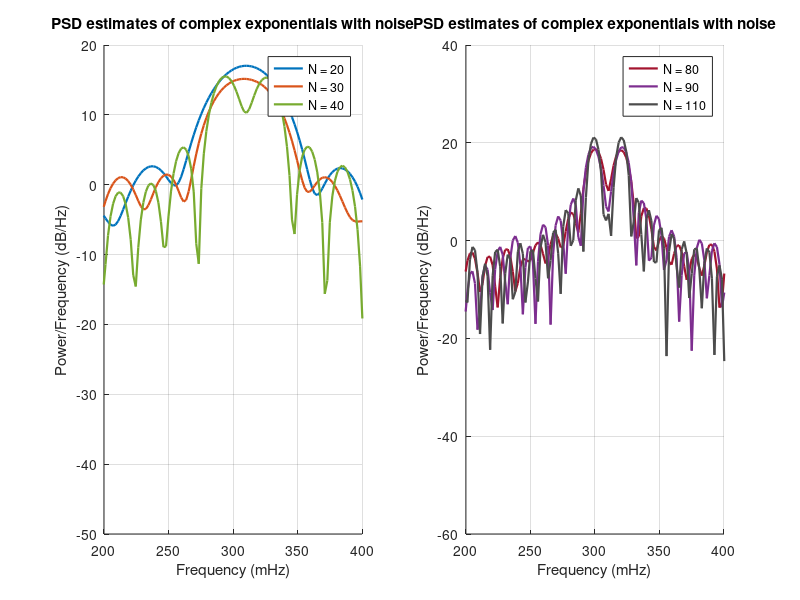

Write the MATLAB code that produced this figure.
close all
clear all
clc

%% Generation of complex-valued signal with complex noise
fs = 1;
N  = [20, 30, 40, 80, 90, 110];

% Colour palette (consistent & report-friendly)
c1 = [0.00 0.45 0.74];   % blue
c2 = [0.85 0.33 0.10];   % orange
c3 = [0.47 0.67 0.19];   % green
c4 = [0.64 0.08 0.18];   % red
c5 = [0.49 0.18 0.56];   % purple
c6 = [0.30 0.30 0.30];   % dark grey

lw = 1.6;

figure(1);

%% -------------------------------
% Left subplot: N = 20, 30, 40
%% -------------------------------
subplot(1,2,1)
hold on
cols_left = {c1, c2, c3};

for i = 1:3
    n = 0:N(i)-1;
    noise = 0.2/sqrt(2) * (randn(size(n)) + 1j*randn(size(n)));
    x = exp(1j*2*pi*0.3*n) + exp(1j*2*pi*0.32*n) + noise;

    % Periodogram
    dF = fs/N(i);
    dF_new = fs/512;
    K = dF_new/dF;

    [pxx,f] = periodogram(x, rectwin(N(i)), round(N(i)/K), fs);
    plot(f*1000, pow2db(pxx), 'LineWidth', lw, 'Color', cols_left{i});
end

xlabel('Frequency (mHz)','FontSize',11)
ylabel('Power/Frequency (dB/Hz)','FontSize',11)
title('PSD estimates of complex exponentials with noise','FontSize',11)
legend('N = 20','N = 30','N = 40','FontSize',9,'Location','best')
grid on
xlim([0.2 0.4]*1000)

%% -------------------------------
% Right subplot: N = 80, 90, 110
%% -------------------------------
subplot(1,2,2)
hold on
cols_right = {c4, c5, c6};

for i = 4:6
    n = 0:N(i)-1;
    noise = 0.2/sqrt(2) * (randn(size(n)) + 1j*randn(size(n)));
    x = exp(1j*2*pi*0.3*n) + exp(1j*2*pi*0.32*n) + noise;

    % Periodogram
    dF = fs/N(i);
    dF_new = fs/512;
    K = dF_new/dF;

    [pxx,f] = periodogram(x, rectwin(N(i)), round(N(i)/K), fs);
    plot(f*1000, pow2db(pxx), 'LineWidth', lw, 'Color', cols_right{i-3});
end

xlabel('Frequency (mHz)','FontSize',11)
ylabel('Power/Frequency (dB/Hz)','FontSize',11)
title('PSD estimates of complex exponentials with noise','FontSize',11)
legend('N = 80','N = 90','N = 110','FontSize',9,'Location','best')
grid on
xlim([0.2 0.4]*1000)
